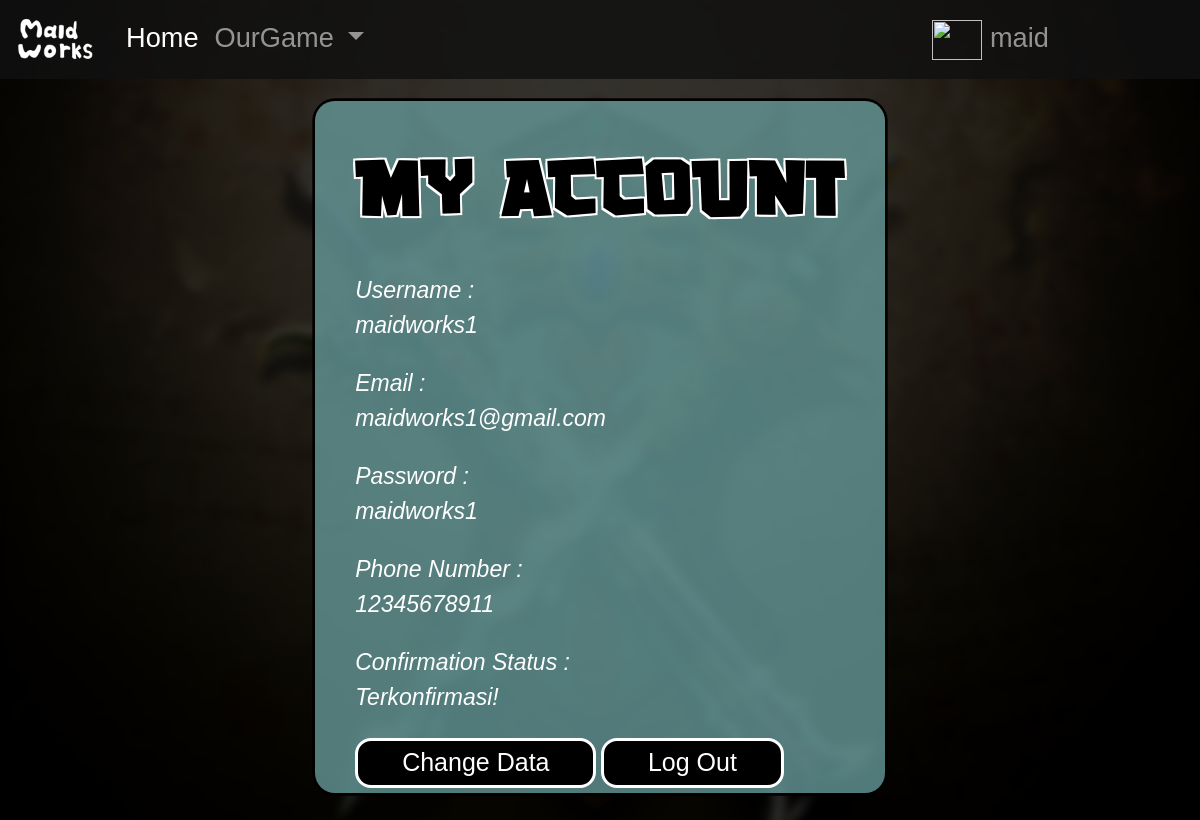
Screenshot of /User/accountPage.php (signed in) with the database file from the repository.
### tables this page shows
CREATE TABLE `datauser` (
  `username` varchar(30) NOT NULL,
  `email` varchar(60) NOT NULL,
  `password` varchar(20) NOT NULL,
  `number` varchar(20) NOT NULL,
  `confirmEmail` tinyint(1) NOT NULL
);

### User/accountPage.php (the view, shortened to what this page needs)
<?php
  $username = $_SESSION['username'];
  $conn = connect();
  $sql = "SELECT * FROM `datauser` WHERE `username` = '$username'";
  $result = $conn -> query($sql);
  $row = $result -> fetch_assoc();
  $username = $row['username'];
  $email = $row['email'];
  $password = $row['password'];
  $number = $row['number'];
  $confirmEmail = $row['confirmEmail'];
 ?>
<!DOCTYPE html>
<html lang="en" dir="ltr">
<head>
    <link rel="stylesheet" href="../BOOTSTRAP/css/bootstrap.min.css">
    <link rel="stylesheet" type="text/css" href="../CSS/font.css">
    <link rel="stylesheet" type="text/css" href="../CSS/animation.css">
    <link rel="stylesheet" type="text/css" href="../CSS/utility.css">
    <link rel="stylesheet" type="text/css" href="../CSS/login.css">
</head>
<body id="body">
  <div class="bgfilter">
  </div>
  <nav class="navbar navbar-expand-lg navbar-dark" style="position:sticky;">
    <div class="container-fluid">
      <a class="navbar-brand" style="width:90px;" href="#"><img class="userImg" src="../Img/Logo.png" style="width:90px" alt=""></a>
      <div class="collapse navbar-collapse" id="navbarSupportedContent">
        <ul class="navbar-nav me-auto mb-0 mb-lg-0">
          <li class="nav-item">
            <a class="nav-link active" aria-current="page" href="index.php">Home</a>
          </li>
          <li class="nav-item dropd" id="dropdown">
            <a class="nav-link dropdown-toggle" href="#" id="navbarDropdown" role="button" data-bs-toggle="dropdown" aria-expanded="false">
              OurGame
            </a>
          </li>
          <li class="nav-item navItemUser" style="display: flex;align-items:center;">
            <a class="nav-link" href="accountPage.php"tabindex="-1" aria-disabled="true">
              <img src="../Vector/account_circle-white-48dp.svg" class="img" alt="">
              <span style="padding-top:200px;">
                <?php
                  echo substr($_SESSION['username'], 0, 4);
                 ?>
              </span>
            </a>
          </li>
        </ul>
      </div>
    </div>
  </nav>
  <main>
    <div class="isiform">
        <br>
        <h1 class="textRegister">MY ACCOUNT</h1>
        <br>
        <label for="">Username : </label><br>
        <label for=""><?php echo $username; ?></label>
        <br>
        <br>
        <label for="">Email :</label><br>
        <label for=""><?php echo $email; ?></label>
        <br>
        <br>
        <label for="">Password :</label><br>
        <label for=""><?php echo $password; ?></label>
        <br>
        <br>
        <label for="">Phone Number :</label><br>
        <label for=""><?php echo $number; ?></label>
        <br>
        <br>
        <label for="">Confirmation Status : </label><br>
        <label for=""><?php echo($confirmEmail ? "Terkonfirmasi!" : "Tidak Terkonfirmasi"); ?></label>
        <br>
        <br>
        <a href="changeData.php"><button class="button" type="button" name="button">Change Data</button></a>
        <a href="../php/logout.php"><button class="button" type="button" name="button">Log Out</button></a>
    </div>
    <br>
    <br>
    <br>
  </main>
</body>
</html>

### CSS/utility.css (style rules this page uses)
a { text-decoration: none; color: white; }
body { background-color: rgb(0, 0, 0, 0.8); margin: 0px; position: absolute; right: 0; left: 0; height: 100%; color: white; }
main { position: relative; top: 85px; }
h1 { color: black; }
.navItemUser { margin-left: 46vw !important; vertical-align: middle; }
.navItemUser .img { width: 50px; height: 40px; }
nav { animation: smoothFadeIn 1s 0s; font-size: 2.3em; background-color: rgba(17, 17, 17, 0.85) !important; position: fixed !important; width: 100%; z-index: 20; box-shadow: 0 0 3 0 black; position:sticky; }

### CSS/login.css (style rules this page uses)
body { background-image: url("../Img/home/B1.png"); background-repeat: no-repeat; background-attachment: fixed; background-size: cover; margin: 0; background-blend-mode: darken; backdrop-filter: blur(4px); background-color: rgb(0, 0, 0, 0.8); margin: 0px; position: absolute; right: 0; left: 0; height: 100%; color: white; }
.bgfilter { background-color: rgb(0, 0, 0, 0); z-index: -1; position: absolute; top: 0; bottom: 0; left: 0; right: 0; height: 100%; }
body, button, input { font-family: 'Roboto', sans-serif !important; }
label { margin-right: 12px; font-size: 23px; font-style: oblique; }
.button { background: rgb(0, 0, 0); color: white; font-size: 25px; position: relative; outline-style: none; border-radius: 16px; border-style: solid; border-width: 3px; border-color: white; transition-duration: 1s; padding: 3px 44px; font-family: 'Roboto', sans-serif !important; color: white; border-radius: 16px; border-color: white; }
.isiform { backdrop-filter: blur(10px); margin-top: 2vh !important; margin: 0 auto; display: block; overflow: hidden; width: max-content; background-color: rgb(102, 153, 153, 0.8); padding: 20px 40px 5px 40px; border-radius: 20px; box-shadow: 0 0 0 2pt black; animation: fade 3s 0s; }
.textRegister { font-family: GAMERIA, sans-serif; font-size: 5rem; text-shadow: -2px -2px 0 #fff, 2px -2px 0 #fff, -2px 2px 0 #fff, 2px 2px 0 #fff; }

### User/accountPage.php (style rules this page uses)
@media screen and (max-width: 1250px) { .navbar-expand-lg .navbar-collapse { font-size: 1.7rem !important; } }

### rows the page displays
datauser: username "maidworks1", email "maidworks1@gmail.com", password "maidworks1", number "12345678911"

### other values shown
substr($_SESSION['username'], 0, 4) "maid"
